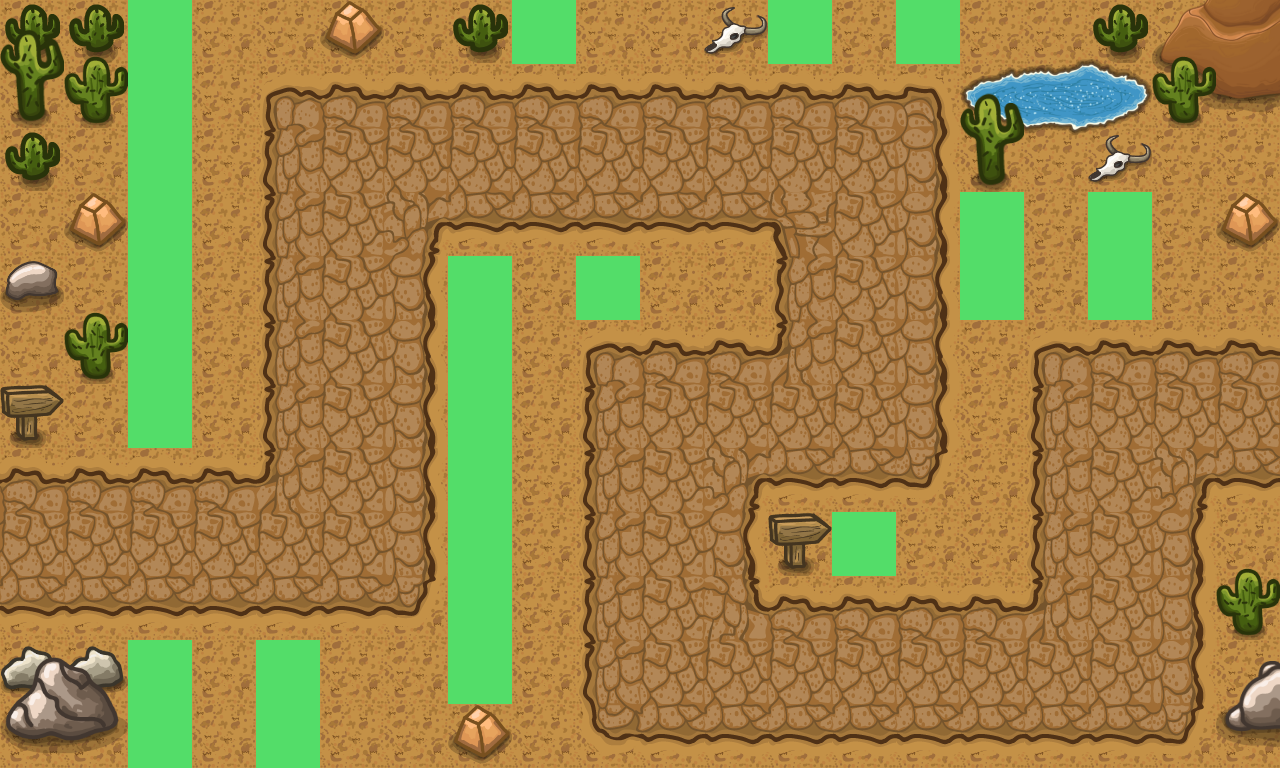

Tiled map render using the project's own tile images. Description and the whole map definition, tile-layer contents included, below:
An orthogonal 20x12 tile map with 64x64 px tiles, 6 tile layers (Dirt, Path, Details 1, Details 2, ...) and 1 object.

<map version="1.9" tiledversion="1.9.0" orientation="orthogonal" renderorder="right-down" width="20" height="12" tilewidth="64" tileheight="64" infinite="0" nextlayerid="9" nextobjectid="3">
 <editorsettings>
  <export target="TDmap..js" format="js" />
 </editorsettings>
 <tileset firstgid="1" source="TowerDefMap.tsx" />
 <layer id="1" name="Dirt" width="20" height="12">
  <data encoding="csv">
16,16,16,16,16,16,16,16,16,16,16,16,16,16,16,16,16,16,16,16,
16,16,16,16,16,16,16,16,16,16,16,16,16,16,16,16,16,16,16,16,
16,16,16,16,16,16,16,16,16,16,16,16,16,16,16,16,16,16,16,16,
16,16,16,16,16,16,16,16,16,16,16,16,16,16,16,16,16,16,16,16,
16,16,16,16,16,16,16,16,16,16,16,16,16,16,16,16,16,16,16,16,
16,16,16,16,16,16,16,16,16,16,16,16,16,16,16,16,16,16,16,16,
16,16,16,16,16,16,16,16,16,16,16,16,16,16,16,16,16,16,16,16,
16,16,16,16,16,16,16,16,16,16,16,16,16,16,16,16,16,16,16,16,
16,16,16,16,16,16,16,16,16,16,16,16,16,16,16,16,16,16,16,16,
16,16,16,16,16,16,16,16,16,16,16,16,16,16,16,16,16,16,16,16,
16,16,16,16,16,16,16,16,16,16,16,16,16,16,16,16,16,16,16,16,
16,16,16,16,16,16,16,16,16,16,16,16,16,16,16,16,16,16,16,16
</data>
 </layer>
 <layer id="2" name="Path" width="20" height="12">
  <data encoding="csv">
0,0,0,0,0,0,0,0,0,0,0,0,0,0,0,0,0,0,0,0,
0,0,0,0,4,5,5,5,5,5,5,5,5,5,6,0,0,0,0,0,
0,0,0,0,18,19,19,19,19,19,19,19,19,19,20,0,0,0,0,0,
0,0,0,0,18,19,22,33,33,33,33,33,21,19,20,0,0,0,0,0,
0,0,0,0,18,19,20,0,0,0,0,0,18,19,20,0,0,0,0,0,
0,0,0,0,18,19,20,0,0,4,5,5,7,19,20,0,4,5,5,5,
0,0,0,0,18,19,20,0,0,18,19,19,19,19,20,0,18,19,19,19,
5,5,5,5,7,19,20,0,0,18,19,22,33,33,34,0,18,19,22,33,
19,19,19,19,19,19,20,0,0,18,19,20,0,0,0,0,18,19,20,0,
33,33,33,33,33,33,34,0,0,18,19,8,5,5,5,5,7,19,20,0,
0,0,0,0,0,0,0,0,0,18,19,19,19,19,19,19,19,19,20,0,
0,0,0,0,0,0,0,0,0,32,33,33,33,33,33,33,33,33,34,0
</data>
 </layer>
 <layer id="3" name="Details 1" width="20" height="12">
  <data encoding="csv">
49,49,0,0,0,0,0,0,0,0,0,0,0,0,0,119,120,121,127,128,
0,0,0,0,0,0,0,0,0,0,0,0,0,0,0,133,134,135,141,142,
49,0,0,0,0,0,0,0,0,0,0,0,0,0,0,147,148,149,0,0,
0,0,0,0,0,0,0,0,0,0,0,0,0,0,0,0,0,0,0,0,
46,0,0,0,0,0,0,0,0,0,0,0,0,0,0,0,0,0,0,0,
0,0,0,0,0,0,0,0,0,0,0,0,0,0,0,0,0,0,0,0,
47,0,0,0,0,0,0,0,0,0,0,0,0,0,0,0,0,0,0,0,
0,0,0,0,0,0,0,0,0,0,0,0,0,0,0,0,0,0,0,0,
0,0,0,0,0,0,0,0,0,0,0,0,47,0,0,0,0,0,0,0,
0,0,0,0,0,0,0,0,0,0,0,0,0,0,0,0,0,0,0,0,
0,0,0,0,0,0,0,0,0,0,0,0,0,0,0,0,0,0,0,0,
0,0,0,0,0,0,0,0,0,0,0,0,0,0,0,0,0,0,0,0
</data>
 </layer>
 <layer id="4" name="Details 2" width="20" height="12">
  <data encoding="csv">
0,58,0,0,0,44,0,49,0,0,0,48,0,0,0,0,0,49,58,0,
0,72,0,0,0,0,0,0,0,0,0,0,0,0,0,57,0,0,72,0,
0,0,0,0,0,0,0,0,0,0,0,0,0,0,0,71,0,48,0,0,
0,44,0,0,0,0,0,0,0,0,0,0,0,0,0,0,0,0,0,44,
0,58,0,0,0,0,0,0,0,0,0,0,0,0,0,0,0,0,0,0,
0,72,0,0,0,0,0,0,0,0,0,0,0,0,0,0,0,0,0,0,
0,0,0,0,0,0,0,0,0,0,0,0,0,0,0,0,0,0,0,0,
0,0,0,0,0,0,0,0,0,0,0,0,0,0,0,0,0,0,0,0,
0,0,0,0,0,0,0,0,0,0,0,0,0,0,0,0,0,0,0,58,
0,0,0,0,0,0,0,0,0,0,0,0,0,0,0,0,0,0,0,72,
43,43,0,0,0,0,0,0,0,0,0,0,0,0,0,0,0,0,0,93,
0,0,0,0,0,0,0,44,0,0,0,0,0,0,0,0,0,0,0,107
</data>
 </layer>
 <layer id="5" name="Details 3" width="20" height="12">
  <data encoding="csv">
57,0,0,0,0,0,0,0,0,0,0,0,0,0,0,0,0,0,0,0,
71,0,0,0,0,0,0,0,0,0,0,0,0,0,0,0,0,0,0,0,
0,0,0,0,0,0,0,0,0,0,0,0,0,0,0,0,0,0,0,0,
0,0,0,0,0,0,0,0,0,0,0,0,0,0,0,0,0,0,0,0,
0,0,0,0,0,0,0,0,0,0,0,0,0,0,0,0,0,0,0,0,
0,0,0,0,0,0,0,0,0,0,0,0,0,0,0,0,0,0,0,0,
0,0,0,0,0,0,0,0,0,0,0,0,0,0,0,0,0,0,0,0,
0,0,0,0,0,0,0,0,0,0,0,0,0,0,0,0,0,0,0,0,
0,0,0,0,0,0,0,0,0,0,0,0,0,0,0,0,0,0,0,0,
0,0,0,0,0,0,0,0,0,0,0,0,0,0,0,0,0,0,0,0,
87,88,0,0,0,0,0,0,0,0,0,0,0,0,0,0,0,0,0,0,
101,102,0,0,0,0,0,0,0,0,0,0,0,0,0,0,0,0,0,0
</data>
 </layer>
 <objectgroup id="6" name="Object Layer 1">
  <object id="1" x="0" y="0">
   <polyline points="0,0 -149.333,537.333 357.333,540 357.333,152 866.667,152 868,425.333 662.667,424 665.333,686.667 1122.67,681.333 1121.33,409.333 1421.33,414.667" />
  </object>
 </objectgroup>
 <layer id="8" name="Placement tiles" width="20" height="12">
  <data encoding="csv">
0,0,14,0,0,0,0,0,14,0,0,0,14,0,14,0,0,0,0,0,
0,0,14,0,0,0,0,0,0,0,0,0,0,0,0,0,0,0,0,0,
0,0,14,0,0,0,0,0,0,0,0,0,0,0,0,0,0,0,0,0,
0,0,14,0,0,0,0,0,0,0,0,0,0,0,0,14,0,14,0,0,
0,0,14,0,0,0,0,14,0,14,0,0,0,0,0,14,0,14,0,0,
0,0,14,0,0,0,0,14,0,0,0,0,0,0,0,0,0,0,0,0,
0,0,14,0,0,0,0,14,0,0,0,0,0,0,0,0,0,0,0,0,
0,0,0,0,0,0,0,14,0,0,0,0,0,0,0,0,0,0,0,0,
0,0,0,0,0,0,0,14,0,0,0,0,0,14,0,0,0,0,0,0,
0,0,0,0,0,0,0,14,0,0,0,0,0,0,0,0,0,0,0,0,
0,0,14,0,14,0,0,14,0,0,0,0,0,0,0,0,0,0,0,0,
0,0,14,0,14,0,0,0,0,0,0,0,0,0,0,0,0,0,0,0
</data>
 </layer>
</map>
